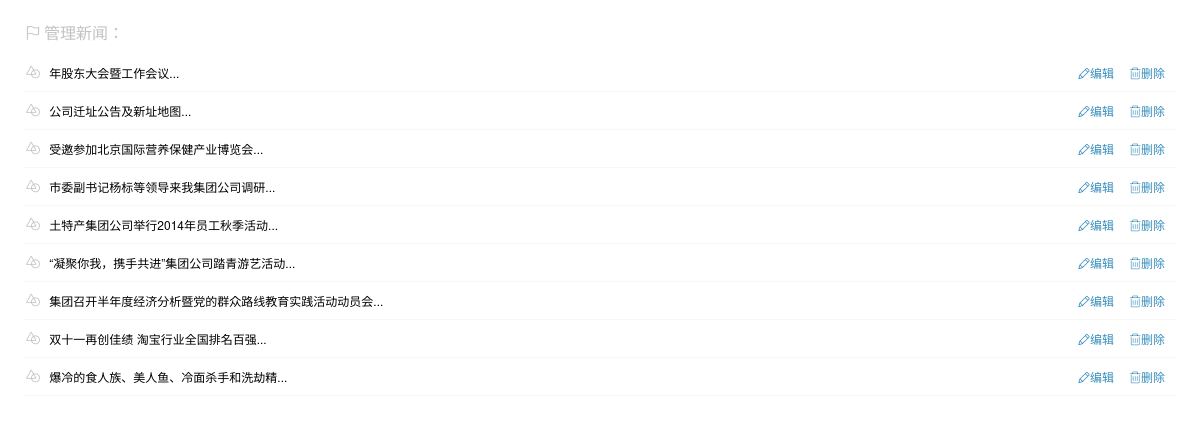
Page /admin/site_news_manage.php (signed in) on the committed database.
### tables this page shows
CREATE TABLE `news` (
  `id` int(10) unsigned NOT NULL AUTO_INCREMENT,
  `title` varchar(64) NOT NULL,
  `content` text NOT NULL,
  `time` date NOT NULL,
  PRIMARY KEY (`id`)
);

### admin/site_news_manage.php (the view, shortened to what this page needs)
<?php
require_once "../libs/common.php";
include("header.php");
$sql = "select * from news";
$query = mysqli_query($conn, $sql);
?>
<div class="list_wrap">
    <span class="bread"><i class="iconfont  icon-flag"></i>管理新闻：</span>
    <ul>
        <?
        while ($row = mysqli_fetch_array($query)) {
        ?>
            <li class="clearfix">
                <span><i class="iconfont  icon-square"></i>
                    <?=mb_substr($row['title'],0,32);?>...
                </span>
                <a class='iconfont  icon-del' href="/mvc.php?act=admin/site_news_delete&id=<?= $row['id']; ?>&del=yes">删除</a>
                <a class="iconfont  icon-edite" href="site_news_edit.php?id=<?= $row['id']; ?>">编辑</a>
            </li>
        <?
        }
        ?>
    </ul>
</div>

### assets/css/adcss.css (style rules this page uses)
body,div,dl,dt,dd,ul,ol,li,h1,h2,h3,h4,h5,h6,pre,code,form,fieldset,legend,input,textarea,p,blockquote,th,td,hr,button,article,aside,details,figcaption,figure,footer,header,hgroup,menu,nav,section { margin:0; padding:0; }
ol,ul { list-style:none; }
ins,a { text-decoration:none; }
.clearfix:after { visibility:hidden;display:block;font-size:0;content: " ";clear:both;height:0; }
.clearfix { *zoom:1; }
.bread { display: block; font-size: 16px; color: #c2c2c2; margin-bottom: 10px; padding-top: 20px; }
.bread i { padding-right: 3px; }
a.iconfont { font-size: 12px; color: #358cba; margin-left: 5px; font-weight: 100; }
.list_wrap { padding-left:25px; }
.list_wrap ul li { padding:10px 0; border-bottom: 1px dotted #f1f1f1; margin-right: 25px; }
.list_wrap li span { float: left; width: 540px; height: 17px; overflow: hidden; text-overflow:ellipsis; white-space: nowrap; }
.list_wrap li span i { color: #c2c2c2; padding-right: 5px; }
.list_wrap li a { float: right; margin-right: 10px; }

### rows in the picture
news: title "年股东大会暨工作会议"
news: title "公司迁址公告及新址地图"
news: title "受邀参加北京国际营养保健产业博览会"
news: title "市委副书记杨标等领导来我集团公司调研"
news: title "土特产集团公司举行2014年员工秋季活动"
news: title "“凝聚你我，携手共进”集团公司踏青游艺活动"
news: title "集团召开半年度经济分析暨党的群众路线教育实践活动动员会"
news: title "双十一再创佳绩 淘宝行业全国排名百强"
news: title "爆冷的食人族、美人鱼、冷面杀手和洗劫精"
